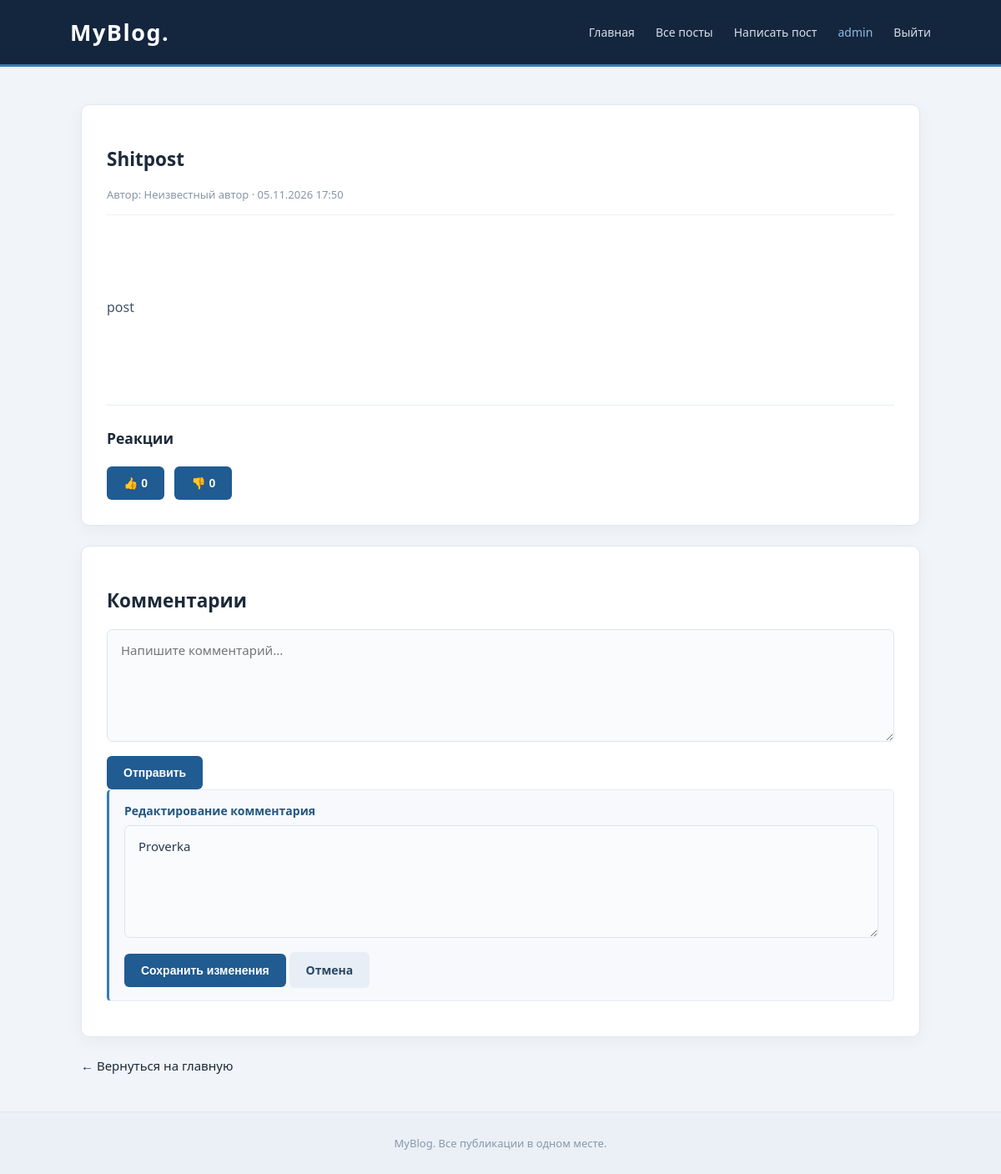
/comments/1/edit/ (signed in), run on an earlier commit of the app's database.
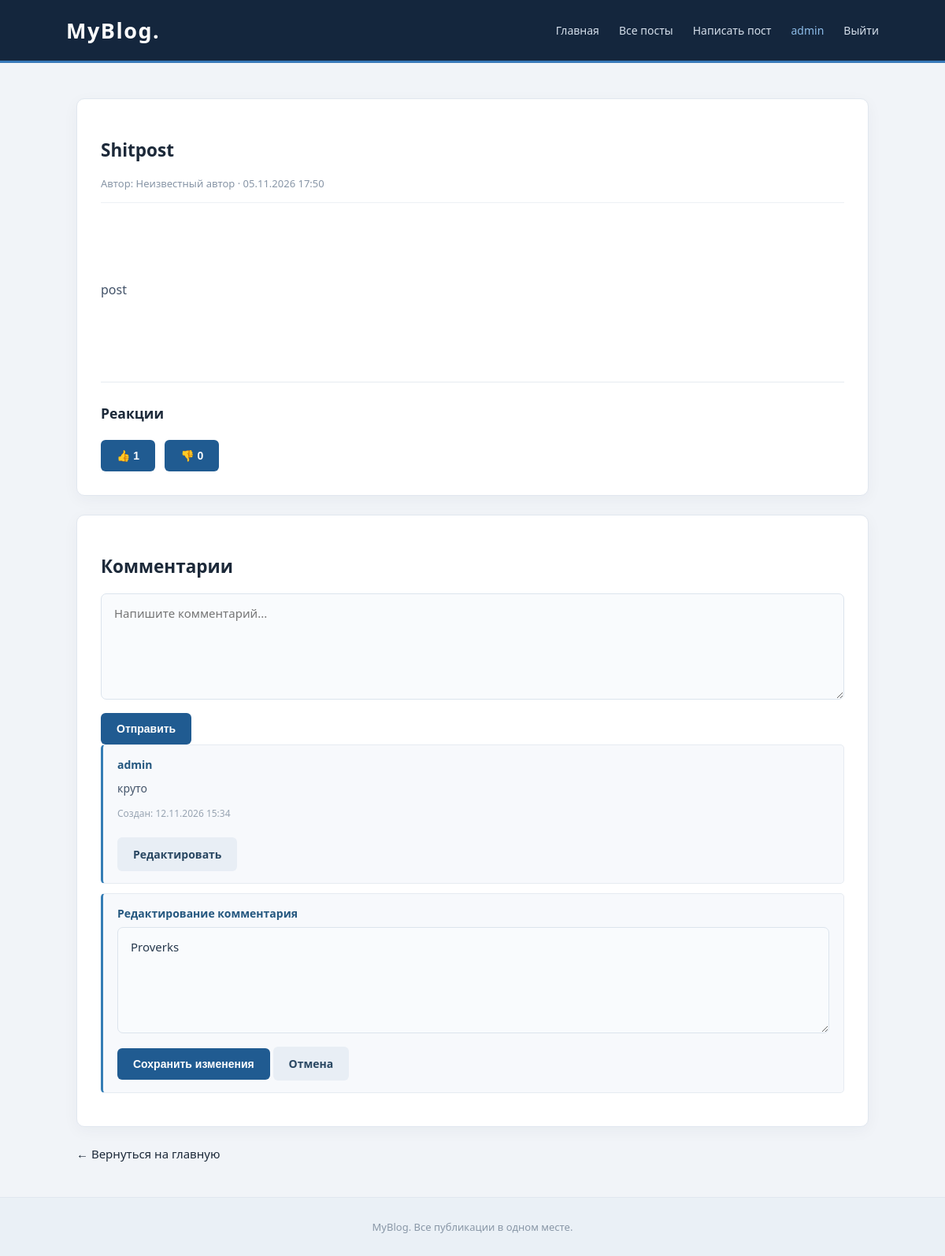
And on a later commit of the database.
### blog/models.py (models this page shows, shortened)
class Post(models.Model):
    title = models.CharField(max_length=200)
    content = models.TextField()
    author = models.ForeignKey(
        User,
        on_delete=models.CASCADE,
        null=True,
        blank=True
    )
    created_at = models.DateTimeField(auto_now_add=True)

class Comment(models.Model):
    post = models.ForeignKey(Post, on_delete=models.CASCADE)
    author = models.ForeignKey(User, on_delete=models.CASCADE)
    content = models.TextField()
    created_at = models.DateTimeField(auto_now_add=True)
    edited_at = models.DateTimeField(null=True, blank=True)

### blog/views.py (the view, shortened to what this page needs)
@login_required(login_url='login')
def edit_comment(request, comment_id):
    comment = get_object_or_404(
        Comment,
        id=comment_id,
        author=request.user
    )
    post = comment.post
    comments = Comment.objects.filter(
        post=post
    ).select_related('author').order_by('-created_at')
    return render(request, 'post_detail.html', {
        'post': post,
        'comments': comments,
        'likes': Like.objects.filter(post=post, value=1).count(),
        'dislikes': Like.objects.filter(post=post, value=-1).count(),
        'edit_comment_id': comment.id
    })

### blog/templates/post_detail.html (shortened to what this page needs)
{% extends 'base.html' %}
{% block content %}
{% if edit_mode %}
    <section class="card">
        <h1>Редактирование публикации</h1>
        <form method="POST">
            {% csrf_token %}
            <input
                type="text"
                name="title"
                value="{{ post.title }}"
                maxlength="200"
                required
            >
            <textarea name="content" required>{{ post.content }}</textarea>
            <button type="submit">Сохранить изменения</button>
            <a href="{% url 'post_detail' post.id %}" class="button button-secondary">Отмена</a>
        </form>
    </section>
{% else %}
    <article class="card">
        <h1>{{ post.title }}</h1>
        <div class="meta">
            Автор:
            {% if post.author %}
                {{ post.author.username }}
            {% else %}
                Неизвестный автор
            {% endif %}
            · {{ post.created_at|date:"d.m.Y H:i" }}
        </div>
        <div class="post-content">
            {{ post.content|linebreaks }}
        </div>
        <hr>
        <h3>Реакции</h3>
        <div class="reactions">
            {% if user.is_authenticated %}
                <form method="POST" action="{% url 'reaction' post.id %}">
                    <button type="submit">👍 {{ likes }}</button>
                </form>
                <form method="POST" action="{% url 'reaction' post.id %}">
                    <button type="submit">👎 {{ dislikes }}</button>
                </form>
            {% else %}
                <span>👍 {{ likes }}</span>
                <span>👎 {{ dislikes }}</span>
                <p><a href="{% url 'login' %}">Войдите</a>, чтобы поставить реакцию.</p>
            {% endif %}
        </div>
    </article>
    <section class="card">
        <h2>Комментарии</h2>
{% if user.is_authenticated %}
    <form method="POST" action="{% url 'add_comment' post.id %}">
        <textarea
            name="content"
            placeholder="Напишите комментарий..."
            required
        ></textarea>
        <button type="submit">Отправить</button>
    </form>
{% else %}
    <p>Войдите, чтобы оставить комментарий.</p>
{% endif %}
{% for comment in comments %}
    <div class="comment">
        {% if edit_comment_id == comment.id %}
            <strong>Редактирование комментария</strong>
            <form method="POST" action="{% url 'edit_comment' comment.id %}">
                <textarea name="content" required>{{ comment.content }}</textarea>
                <button type="submit">Сохранить изменения</button>
                <a href="{% url 'post_detail' post.id %}" class="button button-secondary">
                    Отмена
                </a>
            </form>
        {% else %}
            <strong>{{ comment.author.username }}</strong>
            <p>{{ comment.content|linebreaks }}</p>
            <small>
                Создан: {{ comment.created_at|date:"d.m.Y H:i" }}
            </small>
            {% if user.is_authenticated and user == comment.author %}
                <div class="actions">
                    <a href="{% url 'edit_comment' comment.id %}" class="button button-secondary">
                        Редактировать
                    </a>
                </div>
            {% endif %}
        {% endif %}
    </div>
{% empty %}
    <p class="empty">Комментариев пока нет.</p>
{% endfor %}
    </section>
{% endif %}
<a href="{% url 'home' %}">← Вернуться на главную</a>
{% endblock %}

### blog/templates/base.html (shortened to what this page needs)
<!DOCTYPE html>
<html lang="ru">
<head>
</head>
<body>
<header class="header">
    <a href="{% url 'home' %}" class="logo">MyBlog.</a>
    <nav class="navigation">
        <a href="{% url 'home' %}">Главная</a>
        <a href="{% url 'posts' %}">Все посты</a>
        {% if user.is_authenticated %}
            <a href="{% url 'home' %}#create-post">Написать пост</a>
            <span class="username">{{ user.username }}</span>
            <a href="{% url 'logout' %}">Выйти</a>
        {% else %}
            <a href="{% url 'login' %}">Войти</a>
            <a href="{% url 'register' %}">Регистрация</a>
        {% endif %}
    </nav>
</header>
<main class="container">
    {% block content %}
    {% endblock %}
</main>
<footer class="footer">
    MyBlog. Все публикации в одном месте.
</footer>
</body>
</html>

### blog/templates/base.html (style rules this page uses)
* { box-sizing: border-box; }
body { margin: 0; background: #f1f4f8; color: #1c2939; font-family: "Segoe UI", Arial, sans-serif; font-size: 15px; }
a { color: inherit; text-decoration: none; }
.header { background: #14263d; color: white; padding: 20px 7%; display: flex; justify-content: space-between; align-items: center; flex-wrap: wrap; gap: 18px; border-bottom: 3px solid #3879b9; }
.logo { font-size: 27px; font-weight: 750; letter-spacing: 1.5px; }
.navigation { display: flex; align-items: center; flex-wrap: wrap; gap: 25px; }
.navigation a { color: #d4deea; font-size: 14px; transition: color 0.2s; }
.username { color: #8dbce8; font-size: 14px; }
.container { max-width: 1050px; margin: 45px auto; padding: 0 22px; min-height: 70vh; }
.card { background: #ffffff; padding: 30px; margin-bottom: 24px; border: 1px solid #e1e7ef; border-radius: 10px; box-shadow: 0 5px 20px rgba(24, 48, 76, 0.045); transition: box-shadow 0.25s, transform 0.25s; }
.meta { color: #8795a6; font-size: 13px; margin-bottom: 20px; padding-bottom: 15px; border-bottom: 1px solid #edf0f4; }
.post-content { font-size: 16px; line-height: 1.85; color: #425268; white-space: pre-wrap; }
input, textarea { display: block; width: 100%; padding: 14px 16px; margin-bottom: 17px; border: 1px solid #dce4ed; border-radius: 7px; background: #f9fbfd; color: #26384c; font-size: 15px; font-family: inherit; outline: none; transition: 0.2s; }
textarea { min-height: 135px; resize: vertical; }
button, .button { display: inline-block; background: #205b91; color: white; border: none; padding: 12px 20px; border-radius: 6px; font-size: 14px; font-weight: 600; cursor: pointer; transition: 0.2s; }
.button-secondary { background: #e8eef5; color: #294762; }
.actions, .reactions { display: flex; align-items: center; flex-wrap: wrap; gap: 12px; margin-top: 22px; }
.comment { position: relative; background: #f7f9fc; border: 1px solid #e6ebf1; border-left: 3px solid #347db5; border-radius: 5px; padding: 15px 18px; margin-bottom: 12px; }
.comment strong { display: block; color: #24577f; font-size: 14px; margin-bottom: 8px; }
.comment p { color: #43546a; font-size: 14px; line-height: 1.7; margin: 0 0 9px; }
.comment small { color: #98a4b2; font-size: 12px; }
hr { border: none; border-top: 1px solid #e6ebf1; margin: 27px 0; }
.footer { text-align: center; padding: 28px; color: #8997a7; font-size: 13px; border-top: 1px solid #e1e7ef; background: #eaf0f6; }

What changed in the data, as far as the page shows it:
added Comment: author.username "admin", content "круто", created_at "12.11.2026 15:34", shows "Редактировать"
changed Comment: content "Proverka" → "Proverks"
Also different on the page:
{{ likes }}: "0" → "1"
